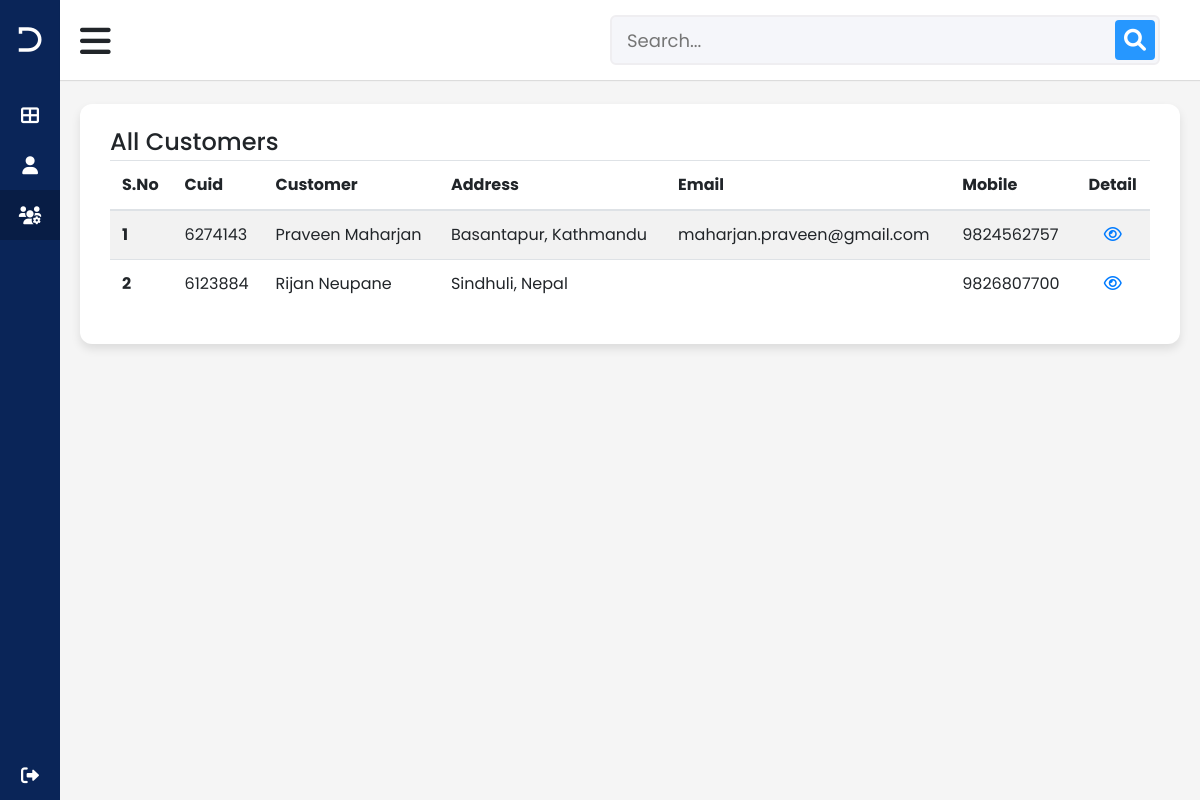
/all-customer.php (signed in), run on the app's committed database.
### tables this page shows
CREATE TABLE `customers` (
  `id` int(11) NOT NULL,
  `cuid` int(11) NOT NULL,
  `name` varchar(244) NOT NULL,
  `address` varchar(244) NOT NULL,
  `email` varchar(244) NOT NULL,
  `mobile` varchar(244) NOT NULL
);

### all-customer.php (the view, shortened to what this page needs)
<?php
include("backend/db_connect.php");
?>
<!DOCTYPE html>
<html lang="en" dir="ltr">
<head>
    <link rel="stylesheet" href="css/default.css">
    <link rel="stylesheet" href="css/style.css">
    <link rel="stylesheet" href="css/customer-detail.css">
    <link rel="stylesheet" href="https://stackpath.bootstrapcdn.com/bootstrap/4.3.1/css/bootstrap.min.css"
>
    <link rel="stylesheet" href="https://cdnjs.cloudflare.com/ajax/libs/font-awesome/6.0.0-beta2/css/all.min.css"
 />
</head>
<body>
    <div class="sidebar">
        <div class="logo-details">
            <i class="fab fa-dyalog"></i>
            <span class="logo_name">Nishan Cable</span>
        </div>
        <ul class="nav-links">
            <li>
                <a href="index.php">
                    <i class="fas fa-th-large"></i>
                    <span class="links_name">Dashboard</span>
                </a>
            </li>
            <li>
                <a href="add-customer.php">
                    <i class="fas fa-user"></i>
                    <span class="links_name">Add Customer</span>
                </a>
            </li>
            <li>
                <a href="#" class="active">
                    <i class="fas fa-users-cog"></i>
                    <span class="links_name">All Customer</span>
                </a>
            </li>
            <li class="log_out">
                <a href="backend/logout.php">
                    <i class="fas fa-sign-out-alt"></i>
                    <span class="links_name">Log out</span>
                </a>
            </li>
        </ul>
    </div>
    <section class="home-section">
        <nav>
            <div class="sidebar-button">
                <i class="fas fa-bars sidebarBtn"></i>
            </div>
            <div class="search-box">
                <form action="search.php" method="POST">
                    <input type="search" id="search" name="searchinput" placeholder="Search...">
                    <button type="submit" name="search_btn"><i class='fas fa-search'></i></button>
                </form>
            </div>
        </nav>
        <div class="home-content">
            <div class="sales-boxes">
                <div class="recent-sales box">
                    <div class="title">All Customers</div>
                    <div class="sales-details">
                        <?php
                          $sql = "SELECT * FROM `customers` ORDER BY id DESC";
                          $query = mysqli_query($conn, $sql);
                          $i = 1;
                        ?>
                        <table class="table table-striped table-hover">
                            <thead class="heading">
                                <tr>
                                    <th scope="col">S.No</th>
                                    <th scope="col">Cuid</th>
                                    <th scope="col">Customer</th>
                                    <th scope="col">Address</th>
                                    <th scope="col">Email</th>
                                    <th scope="col">Mobile</th>
                                    <th scope="col" style="text-align: center;">Detail</th>
                                </tr>
                            </thead>
                            <tbody>
                                <?php
                                while($result = mysqli_fetch_assoc($query)){
                                    ?>
                                      <tr>
                                        <th scope="row"><?php echo $i++ ?></th>
                                        <td><?php echo $result['cuid']; ?></td>
                                        <td><?php echo $result['name'] ?></td>
                                        <td><?php echo $result['address'] ?></td>
                                        <td><?php echo $result['email'] ?></td>
                                        <td><?php echo $result['mobile'] ?></td>
                                        <td style="text-align: center;"><a href="customer-detail.php?cuid=<?php echo $result['cuid']; ?>"><i class="far fa-eye"></i></a></td>
                                      </tr>
                                    <?php
                                }
                                ?>
                            </tbody>
                        </table>
                    </div>
                </div>
            </div>
        </div>
    </section>
</body>
</html>

### css/default.css (style rules this page uses)
* { margin: 0; padding: 0; box-sizing: border-box; font-family: 'Poppins', sans-serif; }
body { position: relative; }

### css/style.css (style rules this page uses)
* { margin: 0; padding: 0; box-sizing: border-box; font-family: 'Poppins', sans-serif; }
.sidebar { position: fixed; height: 100%; width: 240px; background: #0A2558; transition: all 0.5s ease; }
.sidebar .logo-details { height: 80px; display: flex; align-items: center; }
.sidebar .logo-details i { font-size: 28px; font-weight: 500; color: #fff; min-width: 60px; text-align: center }
.sidebar .logo-details .logo_name { color: #fff; font-size: 24px; font-weight: 500; }
.sidebar .nav-links { margin-top: 10px; }
.sidebar .nav-links li { position: relative; list-style: none; height: 50px; }
.sidebar .nav-links li a { height: 100%; width: 100%; display: flex; align-items: center; text-decoration: none; transition: all 0.4s ease; }
.sidebar .nav-links li a.active { background: #081D45; }
.sidebar .nav-links li i { min-width: 60px; text-align: center; font-size: 18px; color: #fff; }
.sidebar .nav-links li a .links_name { color: #fff; font-size: 15px; font-weight: 400; white-space: nowrap; }
.sidebar .nav-links .log_out { position: absolute; bottom: 0; width: 100%; }
.home-section { position: relative; background: #f5f5f5; min-height: 100vh; width: calc(100% - 240px); left: 240px; transition: all 0.5s ease; }
.home-section nav { display: flex; justify-content: space-between; height: 80px; background: #fff; display: flex; align-items: center; position: fixed; width: calc(100% - 240px); left: 240px; z-index: 100; padding: 0 20px; box-shadow: 0 1px 1px rgba(0, 0, 0, 0.1); transition: all 0.5s ease; }
.home-section nav .sidebar-button { display: flex; align-items: center; font-size: 24px; font-weight: 500; }
nav .sidebar-button i { font-size: 35px; margin-right: 10px; }
.home-section nav .search-box { position: relative; height: 50px; max-width: 550px; width: 100%; margin: 0 20px; }
nav .search-box form input { height: 50px; width: 100%; outline: none; background: #F5F6FA; border: 2px solid #EFEEF1; border-radius: 6px; font-size: 18px; padding: 0 15px; }
nav .search-box form button { border: none; outline: none; }
nav .search-box form button .fa-search { position: absolute; height: 40px; width: 40px; background: #2697FF; right: 5px; top: 50%; transform: translateY(-50%); border-radius: 4px; line-height: 40px; text-align: center; color: #fff; font-size: 22px; transition: all 0.4 ease; }
.home-section .home-content { position: relative; padding-top: 104px; }
.home-content .sales-boxes { width: 100%; display: flex; justify-content: space-between; }
.home-content .sales-boxes .recent-sales { width: 100%; background: #fff; padding: 20px 30px; margin: 0 20px; margin-bottom: 30px; border-radius: 12px; box-shadow: 0 5px 10px rgba(0, 0, 0, 0.1); }
.home-content .sales-boxes .sales-details { display: flex; }
.sales-boxes .box .title { font-size: 24px; font-weight: 500; }
@media (max-width: 1240px) { .sidebar { width: 60px; } }
@media (max-width: 1240px) { .home-section { width: calc(100% - 60px); left: 60px; } }
@media (max-width: 1240px) { .home-section nav { width: calc(100% - 60px); left: 60px; } }

### css/customer-detail.css (style rules this page uses)
.home-content .sales-boxes .recent-sales .sales-details { flex-direction: column; }
.home-content .sales-boxes .recent-sales .sales-details table thead { position: sticky; top: 0; background-color: #fff; }

### data on the page
customers: cuid "6274143", name "Praveen Maharjan", address "Basantapur, Kathmandu", email "maharjan.praveen@gmail.com", mobile "9824562757"
customers: cuid "6123884", name "Rijan Neupane", address "Sindhuli, Nepal", mobile "9826807700"
